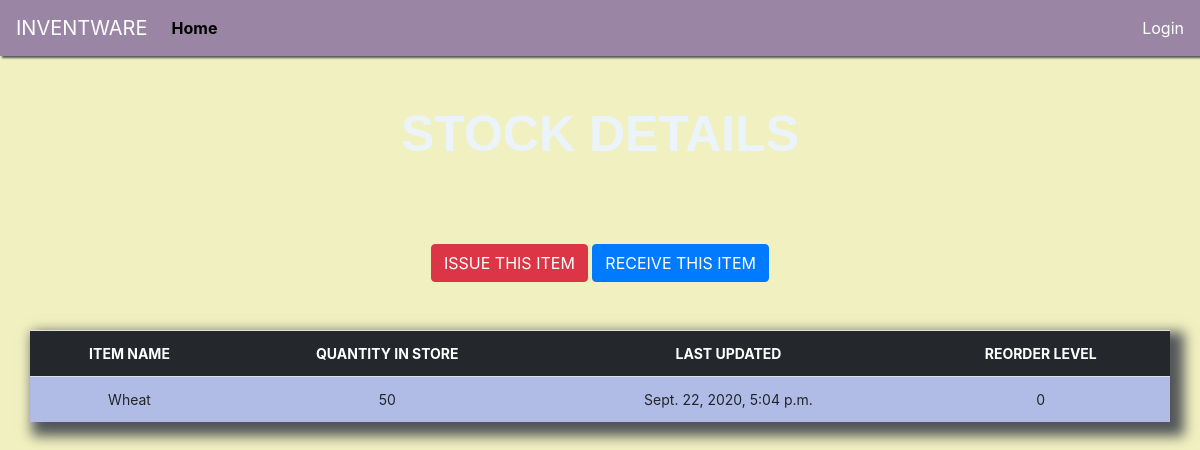
/stock_detail/13/, run on an earlier commit of the app's database.
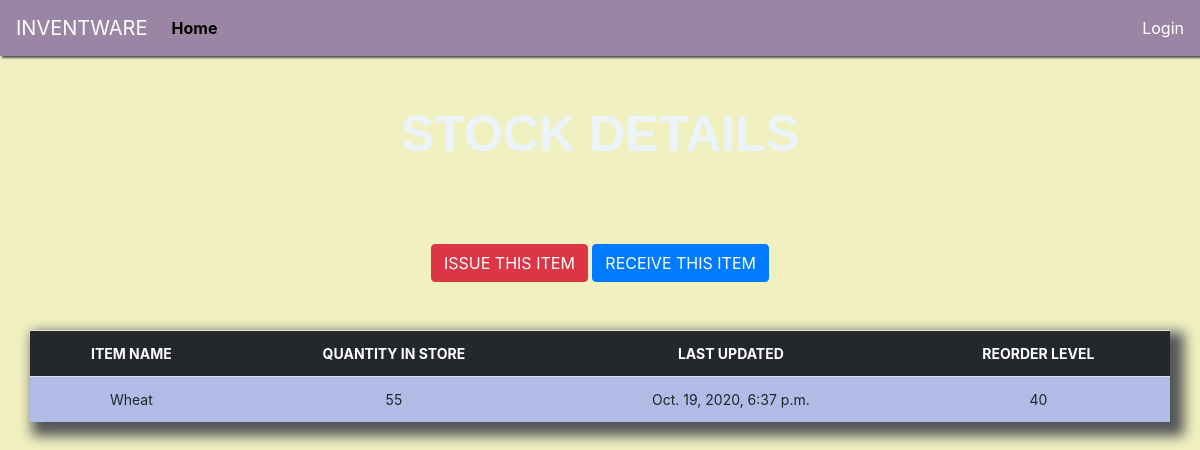
And on a later commit of the database.
### inventory_mgmt/models.py (models this page shows, shortened)
class Stock(models.Model):
	user = models.ForeignKey(User, related_name='User', on_delete=models.CASCADE,default="")
	category = models.ForeignKey(Category, on_delete=models.CASCADE,blank=True)
	item_name = models.CharField(max_length=50, blank=True, null=True)
	quantity = models.IntegerField(default='0', blank=True, null=True)
	receive_quantity = models.IntegerField(default='0', blank=True, null=True)
	receive_by = models.CharField(max_length=50, blank=True, null=True)
	issue_quantity = models.IntegerField(default='0', blank=True, null=True)
	issue_by = models.CharField(max_length=50, blank=True, null=True)
	issue_to = models.CharField(max_length=50, blank=True, null=True)
	phone_number = models.CharField(max_length=50, blank=True, null=True)
	created_by = models.CharField(max_length=50, blank=True, null=True)
	reorder_level = models.IntegerField(default='0', blank=True, null=True)
	last_updated = models.DateTimeField(auto_now_add=False, auto_now=True)
	timestamp = models.DateTimeField(auto_now=False, auto_now_add=True)

### inventory_mgmt/views.py (the view)
# urls.py: path('stock_detail/<str:pk>/', views.stock_detail, name="stock_detail"),
def stock_detail(request, pk):
	queryset = Stock.objects.get(id=pk)
	context = {
		"title": queryset.item_name,
		"queryset": queryset,
	}
	return render(request, "stock_detail.html", context)

### inventory_mgmt/templates/stock_detail.html (shortened to what this page needs)
{% load static %} {% load crispy_forms_tags %}
<!DOCTYPE html>
<html lang="en">
  <head>
    <link
      rel="stylesheet"
      href="https://stackpath.bootstrapcdn.com/bootstrap/4.4.1/css/bootstrap.min.css"
    />
    <link href="{% static 'css/style.css' %}" rel="stylesheet" />
  </head>
  <body>
    {% include 'navbar.html'%}
    <br><br>
    <h1 class="header1"><center>STOCK DETAILS</center></h1>
    <br><br><br>
    <center><a href="{% url 'issue_items' queryset.id %}"><div class='btn btn-danger'>ISSUE THIS ITEM</div></a>
    <a href="{% url 'receive_items' queryset.id %}"><div class='btn btn-primary'>RECEIVE THIS ITEM</div></a></center>
    <br /><br />
    <div class="display_table">
      <table class="table">
        <tr>
          <th>ITEM NAME</th>
          <th>QUANTITY IN STORE</th>
          <th>LAST UPDATED</th>
          <th>REORDER LEVEL</th>
        </tr>
        <tr>
          <td>{{queryset.item_name}}</td>
          <td>{{queryset.quantity}}</td>
          <td>{{queryset.last_updated}}</td>
          <td>{{queryset.reorder_level}}</td>
        </tr>
      </table>
    </div>
  </body>
</html>

What changed in the data, as far as the page shows it:
changed Stock "Wheat": quantity "50" → "55"; last_updated "Sept. 22, 2020, 5:04 p.m." → "Oct. 19, 2020, 6:37 p.m."; reorder_level "0" → "40"
